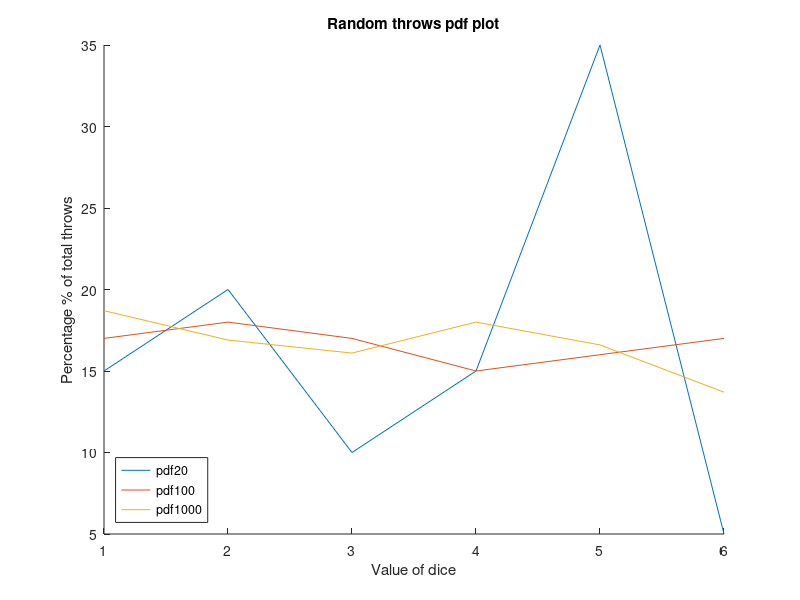
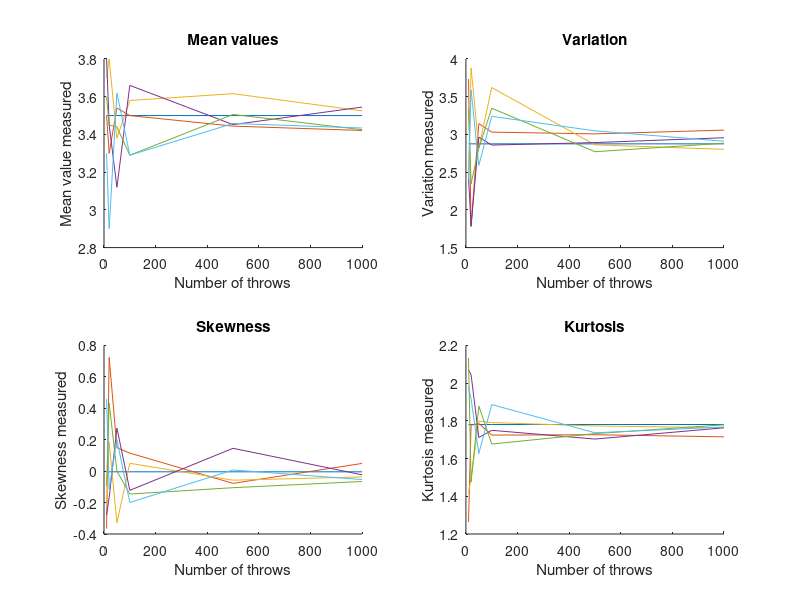
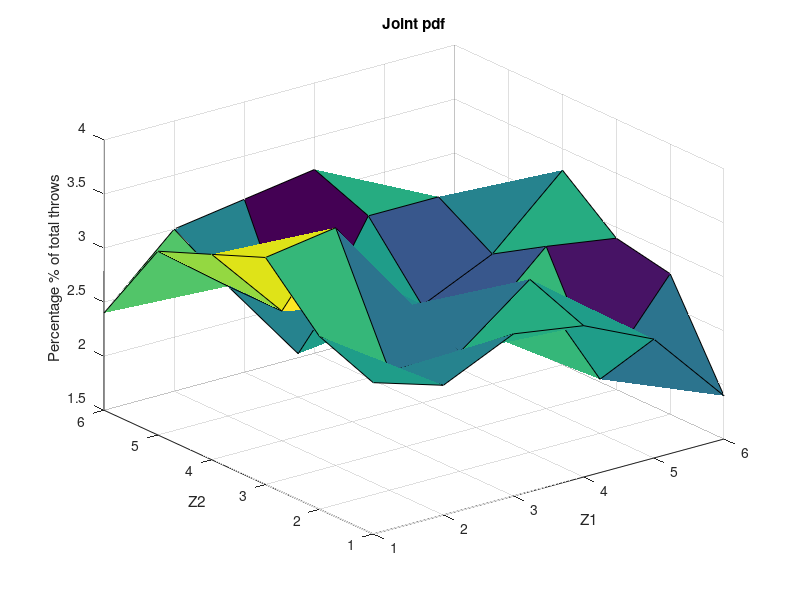
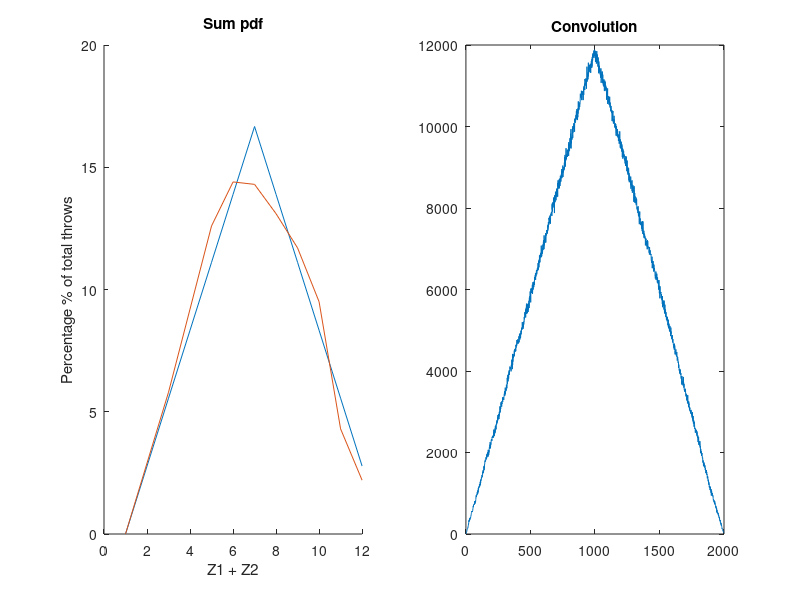

Write the MATLAB code that produced these figures, in order. (Note: this script raises an error after producing the figures.)
clear;
clc;
%------------------------------erwthma-2-----------------------------------

N1 = [20 100 1000];
pdf = zeros(3,6);
for i=1:3
    rand_throws = [];
    rand_throws = ceil(rand(1,N1(i))*6); %ceil so that '0' is excluded
    pdf(i,:) = zeros(1,6);
    for j=1:N1(i)
        pdf(i,rand_throws(j)) = pdf(i,rand_throws(j))+1;
    end
end
figure('Name','Random throws pdf plot','NumberTitle','off');
hold on;
plot([1:6], pdf(1,:)*5, [1:6], pdf(2,:), [1:6], pdf(3,:)*0.1); %normalization to 1000 to see difference
legend({'pdf20','pdf100','pdf1000'},'Location','southwest');
title('Random throws pdf plot')
xlabel('Value of dice');
ylabel('Percentage % of total throws');
hold off;

figure('Name','Mean values - Variation - Skewness - Kurtosis','NumberTitle','off');

N = [10, 20, 50, 100, 500, 1000];

subplot(2,2,1);
hold on;
plot(N,[3.5 3.5 3.5 3.5 3.5 3.5]);
for n=1:5
    for i=1:6
        rand_throws = [];
        rand_throws = ceil(rand(1,N(i))*6);
        mean_val(i) = mean(rand_throws);
        var_val(i) = var(rand_throws);
        skewness_val(i) = skewness(rand_throws);
        kurtosis_val(i) = kurtosis(rand_throws);
    end
    plot(N, mean_val);
end
title('Mean values')
xlabel('Number of throws');
ylabel('Mean value measured');
hold off;

subplot(2,2,2);
hold on;
plot(N,[2.875 2.875 2.875 2.875 2.875 2.875]);
for n=1:5
    for i=1:6
        rand_throws = [];
        rand_throws = ceil(rand(1,N(i))*6);
        mean_val(i) = mean(rand_throws);
        var_val(i) = var(rand_throws);
        skewness_val(i) = skewness(rand_throws);
        kurtosis_val(i) = kurtosis(rand_throws);
    end
    plot(N, var_val);
end
title('Variation')
xlabel('Number of throws');
ylabel('Variation measured');
hold off;

subplot(2,2,3);
hold on;
plot(N,[-0.0043 -0.0043 -0.0043 -0.0043 -0.0043 -0.0043]);
for n=1:5
    for i=1:6
        rand_throws = [];
        rand_throws = ceil(rand(1,N(i))*6);
        mean_val(i) = mean(rand_throws);
        var_val(i) = var(rand_throws);
        skewness_val(i) = skewness(rand_throws);
        kurtosis_val(i) = kurtosis(rand_throws);
    end
    plot(N, skewness_val);
end
title('Skewness')
xlabel('Number of throws');
ylabel('Skewness measured');
hold off;

subplot(2,2,4);
hold on;
plot(N,[1.7806 1.7806 1.7806 1.7806 1.7806 1.7806]);
for n=1:5
    for i=1:6
        rand_throws = [];
        rand_throws = ceil(rand(1,N(i))*6);
        mean_val(i) = mean(rand_throws);
        var_val(i) = var(rand_throws);
        skewness_val(i) = skewness(rand_throws);
        kurtosis_val(i) = kurtosis(rand_throws);
    end
    plot(N, kurtosis_val);
end
title('Kurtosis')
xlabel('Number of throws');
ylabel('Kurtosis measured');
hold off;

%------------------------------erwthma-3-----------------------------------
Z1 = ceil(rand(1,1000)*6);
Z2 = ceil(rand(1,1000)*6);
joint_pdf = zeros(6,6);
for i=1:1000
    joint_pdf(Z1(i),Z2(i)) = joint_pdf(Z1(i),Z2(i))+1;
end
figure('Name','Joint pdf','NumberTitle','off');
surf(joint_pdf/10);
title('Joint pdf')
xlabel('Z1');
ylabel('Z2');
zlabel('Percentage % of total throws');

y = Z1 + Z2;
sum_pdf = zeros(1,12);
for i=1:1000
    sum_pdf(y(i)) = sum_pdf(y(i))+1;
end
sum_possibility = zeros(1,12);
sum_possibility(1) = 0;     %no possible combination
sum_possibility(2) = 1/36;  %P(Z1=1)*P(Z2=1)=(1/6)*(1/6)=1/36
sum_possibility(3) = 1/18;  %P(Z1=1)*P(Z2=2)+P(Z1=2)*P(Z2=1)=2/36=1/18
sum_possibility(4) = 1/12;  %possible pairs:(Z1,Z2)={(1,3),(2,2),(3,1)}
sum_possibility(5) = 1/9;   %possible pairs:(Z1,Z2)={(1,4),(2,3),(3,2),(4,1)}
sum_possibility(6) = 5/36;  %possible pairs:(Z1,Z2)={(1,5),(2,4),(3,3),(4,2),(5,1)}
sum_possibility(7) = 1/6;   %possible pairs:(Z1,Z2)={(1,6),(2,5),(3,4),(4,3),(5,2),(6,1)}
sum_possibility(8) = 5/36;  %possible pairs:(Z1,Z2)={(2,6),(3,5),(4,4),(5,3),(6,2)}
sum_possibility(9) = 1/9;   %possible pairs:(Z1,Z2)={(3,6),(4,5),(5,4),(6,3)}
sum_possibility(10) = 1/12; %possible pairs:(Z1,Z2)={(4,6),(5,5),(6,4)}
sum_possibility(11) = 1/18; %possible pairs:(Z1,Z2)={(5,6),(6,5)}
sum_possibility(12) = 1/36; %possible pair:(Z1,Z2)={(6,6)}
convolution = conv(Z1,Z2);
figure('Name','Sum pdf - Convolution','NumberTitle','off');
subplot(1,2,1);
hold on;
plot(sum_possibility*100);
plot(sum_pdf/10);
hold off;
title('Sum pdf')
xlabel('Z1 + Z2');
ylabel('Percentage % of total throws');

subplot(1,2,2);
plot(convolution);
title('Convolution');

%------------------------------erwthma-4-----------------------------------
f = @(x)(x-5).^4+3*x; %looking for min
diff_f = @(x)4*(x-5).^3+3;
syms x;
local_edges(1:3) = double(solve(4*(x-5).^3+3 == 0,x));
[min_edge, index_of_min_edge] = min(f(local_edges));
x_of_min_edge = local_edges(index_of_min_edge);
disp(['min edge: ',num2str(x_of_min_edge)]);

%--------Gradient Descent
xi_gr = rand()*500;
h = 3.1e-6;
epsilon = 1e-10;
xi_new_gr = xi_gr+10;
gradient_iterations = 0;
while abs(xi_new_gr-xi_gr)>=epsilon
    xi_gr = xi_new_gr;
    xi_new_gr = xi_gr - h*diff_f(xi_gr);
    gradient_iterations = gradient_iterations + 1;
end
disp(['min edge found with gradient:', num2str(xi_gr)]);
disp(['gradient iterations: ', num2str(gradient_iterations)]);

%--------Newton Method
diff_diff_f = @(x)12*(x-5).^2;
xi_n = rand()*50;
h = 0.01;
epsilon = 1e-6;
xi_new_n = xi_n+10;
newtons_iterations = 0;
while abs(xi_new_n-xi_n)>=epsilon
    xi_n = xi_new_n;
    xi_new_n = xi_n - 1/diff_diff_f(xi_n)*diff_f(xi_n);
    newtons_iterations = newtons_iterations + 1;
end
disp(['min edge found with Newtons method :', num2str(xi_gr)]);
disp(['Newtons method iterations: ',num2str(newtons_iterations)]);
